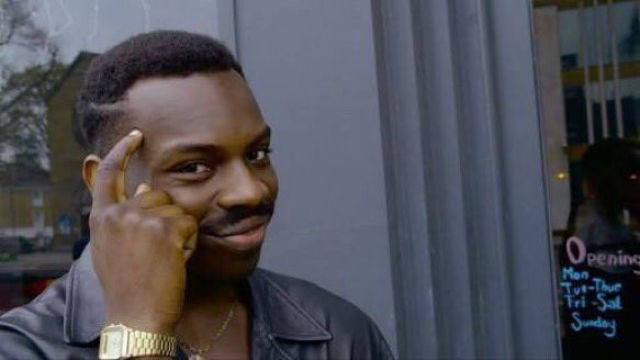
#> input picture Sheet06/person.jpg, 640 x 360 px, given in place of oldtown.jpg, which was not available
$ jupyter execute --allow-errors template.ipynb   (text cells are left out)
#> lines starting #> are read from the running program, lines starting #| are printed output that depends on the picture; pictures that were not available may be replaced by others from this repository, and a replacement may not be noted
[cell 1]
import cv2
import numpy as np
import matplotlib.pyplot as plt
import time

[cell 2]
def get_convolution(image, kernel):
    kernel = np.flipud(np.fliplr(kernel))  # Flip kernel for convolution vertically and horizentally
    output = np.zeros_like(image)  # Output array
    padded_image = np.pad(image, [(kernel.shape[0]//2,)]*2, mode='constant') #The padding allows the kernel to be applied without running out of bounds at the image edges
    #the size is half of kernel for each side.

    for i in range(image.shape[0]):
        for j in range(image.shape[1]):
            output[i, j] = np.sum(kernel * padded_image[i:i+kernel.shape[0], j:j+kernel.shape[1]]) #For each region of padded image, an element-wise multiplication with kernel is used --> they are summed in the end.
    return output

[cell 3]
def get_convolution_using_fourier_transform(image, kernel):
    # Matching kernel size with image size for FFT
    kernel_padded = np.pad(kernel, [(0, image.shape[0] - kernel.shape[0]), (0, image.shape[1] - kernel.shape[1])], 'constant')

    # Compute FFT of image and kernel
    fft_image = np.fft.fft2(image)
    fft_kernel = np.fft.fft2(kernel_padded, s=image.shape)

    # Perform element-wise multiplication in frequency domain and inverse FFT
    return np.abs(np.fft.ifft2(fft_image * fft_kernel))

[cell 4]
# Load image
image = cv2.imread("./data/oldtown.jpg", cv2.IMREAD_GRAYSCALE)
#> image: shape (360, 640); min 0, max 252, mean 78.9
#Sobel Filter
# using Gx_ij = i / (i*i + j*j)
#Gy_ij = j / (i*i + j*j)
kernelx = np.array([
    [-3/18, -2/13, -1/10, 0, 1/10, 2/13, 3/18],
    [-3/13, -2/8,  -1/5,  0, 1/5,  2/8,  3/13],
    [-3/10, -2/5,  -1/2,  0, 1/2,  2/5,  3/10],
    [-3/9,  -2/4,  -1/1,  0, 1/1,  2/4,  3/9 ],
    [-3/10, -2/5,  -1/2,  0, 1/2,  2/5,  3/10],
    [-3/13, -2/8,  -1/5,  0, 1/5,  2/8,  3/13],
    [-3/18, -2/13, -1/10, 0, 1/10, 2/13, 3/18]
])

kernely = kernelx.T
 #applying both horizentally and vertically
start_time = time.time()
conv_result_x = get_convolution(image, kernelx)
#> after the loop in get_convolution, `for i in range(image.shape[0]):`:
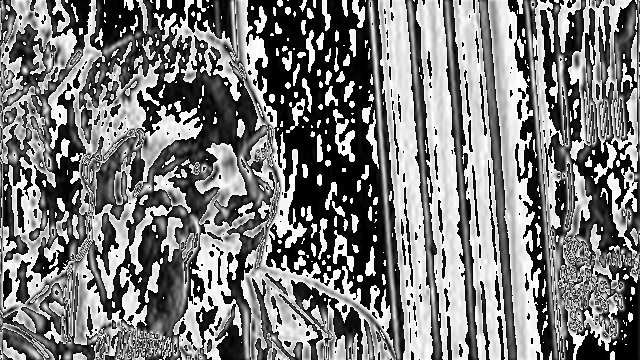
#> output: shape (360, 640); min 0, max 255, mean 122.9
conv_result_y = get_convolution(image, kernely)
#> after the loop in get_convolution (call 2), `for i in range(image.shape[0]):`:
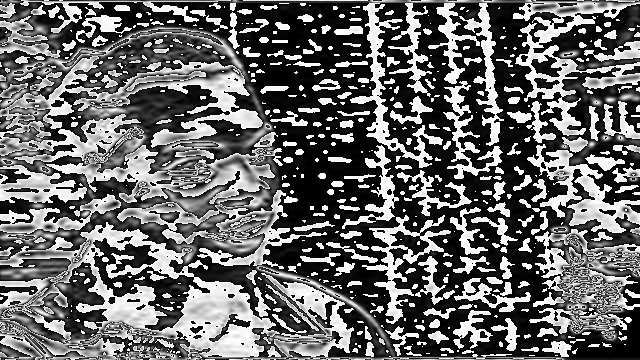
#> output: shape (360, 640); min 0, max 255, mean 103.9
conv_result = np.sqrt(conv_result_x**2 + conv_result_y**2)
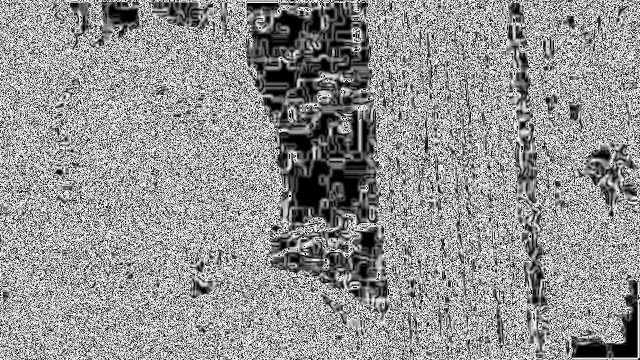
#> conv_result: shape (360, 640) float16; min 0, max 15.91, mean 9.25; drawn with min black and max white
conv_time = time.time() - start_time

start_time = time.time()
cv_result_x = cv2.filter2D(image, -1, kernelx)
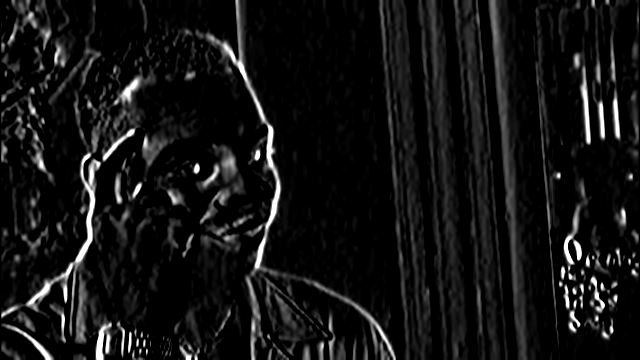
#> cv_result_x: shape (360, 640); min 0, max 255, mean 19.6
cv_result_y = cv2.filter2D(image, -1, kernely)
cv_result = np.sqrt(cv_result_x**2 + cv_result_y**2)
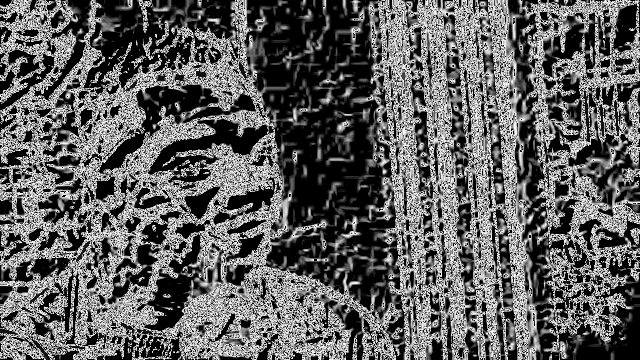
#> cv_result: shape (360, 640) float16; min 0, max 15.91, mean 5.95; drawn with min black and max white
cv_time = time.time() - start_time

start_time = time.time()
fft_result_x = get_convolution_using_fourier_transform(image, kernelx)
fft_result_y = get_convolution_using_fourier_transform(image, kernely)
fft_result = np.sqrt(fft_result_x**2 + fft_result_y**2)
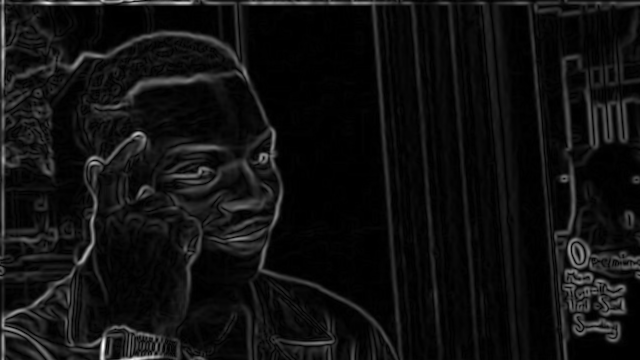
#> fft_result: shape (360, 640) float64; min 2.48e-15, max 1053.5, mean 69.6; drawn with min black and max white
fft_time = time.time() - start_time

mad_manual_cv2 = np.mean(np.abs(conv_result - cv_result))
#> mad_manual_cv2 = 5.01
mad_manual_fft = np.mean(np.abs(conv_result - fft_result))
#> mad_manual_fft = 61.58
mad_cv2_fft = np.mean(np.abs(cv_result - fft_result))
#> mad_cv2_fft = 64.24

plt.figure(figsize=(15, 5))
plt.subplot(1, 3, 1)
plt.imshow(conv_result, cmap='gray')
plt.title("Manual Convolution (Spatial)")

plt.subplot(1, 3, 2)
plt.imshow(cv_result, cmap='gray')
plt.title("cv2.filter2D (Spatial)")

plt.subplot(1, 3, 3)
plt.imshow(fft_result, cmap='gray')
plt.title("Fourier Transform (Frequency)")

plt.show()

# Display time and mean absolute difference results
print(f"Manual Convolution Time: {conv_time:.4f} seconds")
print(f"cv2.filter2D Time: {cv_time:.4f} seconds")
print(f"Fourier Transform Convolution Time: {fft_time:.4f} seconds")
print(f"Mean Absolute Difference (Manual vs cv2): {mad_manual_cv2:.4f}")
#| Mean Absolute Difference (Manual vs cv2): 5.0078
print(f"Mean Absolute Difference (Manual vs FFT): {mad_manual_fft:.4f}")
#| Mean Absolute Difference (Manual vs FFT): 61.5829
print(f"Mean Absolute Difference (cv2 vs FFT): {mad_cv2_fft:.4f}")
#| Mean Absolute Difference (cv2 vs FFT): 64.2425

[cell 5]
def normalized_cross_correlation(image, template):
    H, W = image.shape
    h, w = template.shape
    res_h, res_w = (H-h+1, W-w+1) # Output image size

    ncc_matrix = np.zeros((res_h, res_w))

    template_mean_diff = template - np.mean(template)
    template_squared_sum = np.sum(template_mean_diff**2)

    for height in range(res_h):
        for width in range(res_w):
            f = image[height:height+h, width:width+w]
            f_mean_diff = f - np.mean(f)
            ncc_matrix[height, width] = np.sum(template_mean_diff*f_mean_diff) / (np.sqrt(template_squared_sum*np.sum(f_mean_diff**2)))

    return ncc_matrix


def ssd(image, template):
    H, W = image.shape
    h, w = template.shape
    res_h, res_w = (H-h+1, W-w+1) # Output image size

    ssd_matrix = np.zeros((res_h, res_w))
    for height in range(res_h):
        for width in range(res_w):
            f = image[height:height+h, width:width+w]
            # Normalized on purpose, so that values are not too large for matching using instructed values (0.1)
            ssd_matrix[height, width] = np.sum((template-f)**2) / np.sqrt(np.sum(template**2)*np.sum(f**2))

    return ssd_matrix


def draw_rectangle_at_matches(image, template_h, template_w, matches):
    for row in range(matches.shape[0]):
        for col in range(matches.shape[1]):
            if matches[row, col]:
                cv2.rectangle(image, (col, row), (col + template_w, row + template_h), 1.0, 2)
    return image

[cell 6]
# Load images
image = cv2.imread("./data/einstein.jpeg", cv2.IMREAD_GRAYSCALE)
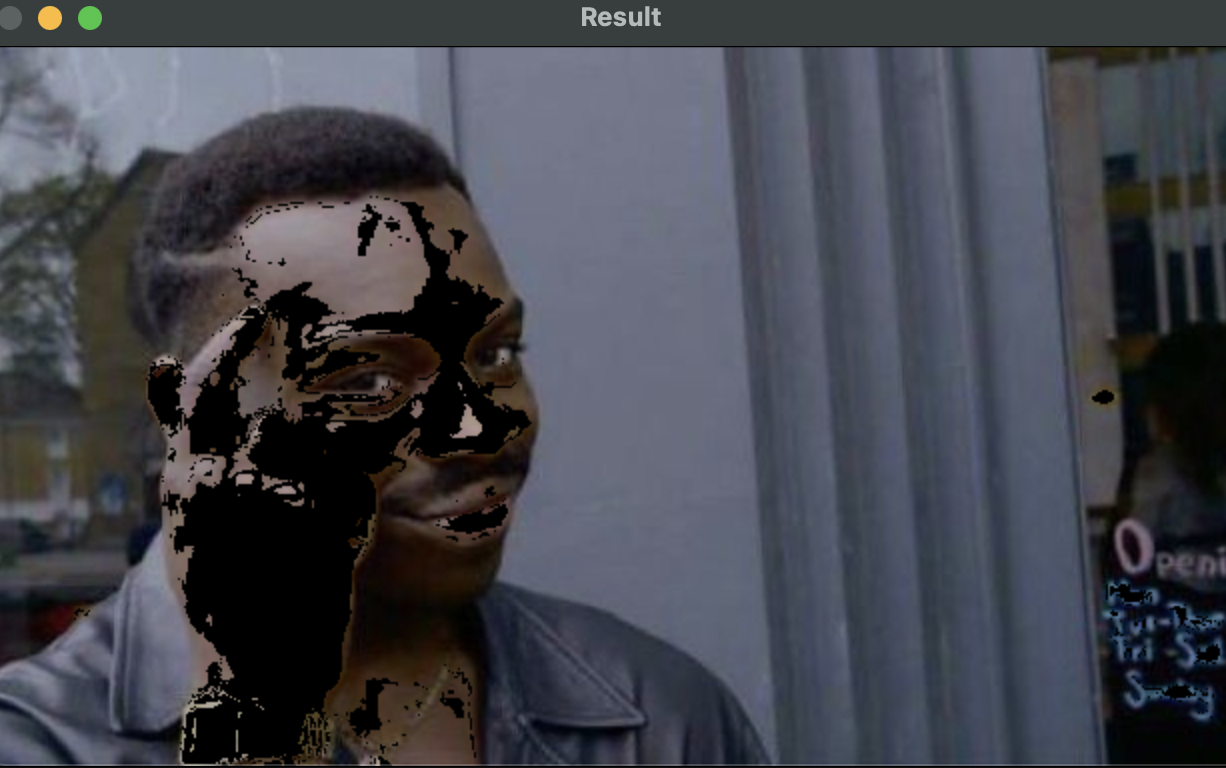
#> input picture Sheet06/train1.jpg, 1226 x 768 px, given in place of einstein.jpeg, which was not available
#> image: shape (768, 1226); min 0, max 194, mean 69.3
template = cv2.imread("./data/einstein_eye.jpeg", cv2.IMREAD_GRAYSCALE)

# convert to float and apply intensity transformation to image
image = image.astype(np.float32)
template = template.astype(np.float32)
image = cv2.normalize(
    image, None, alpha=0, beta=1, norm_type=cv2.NORM_MINMAX)
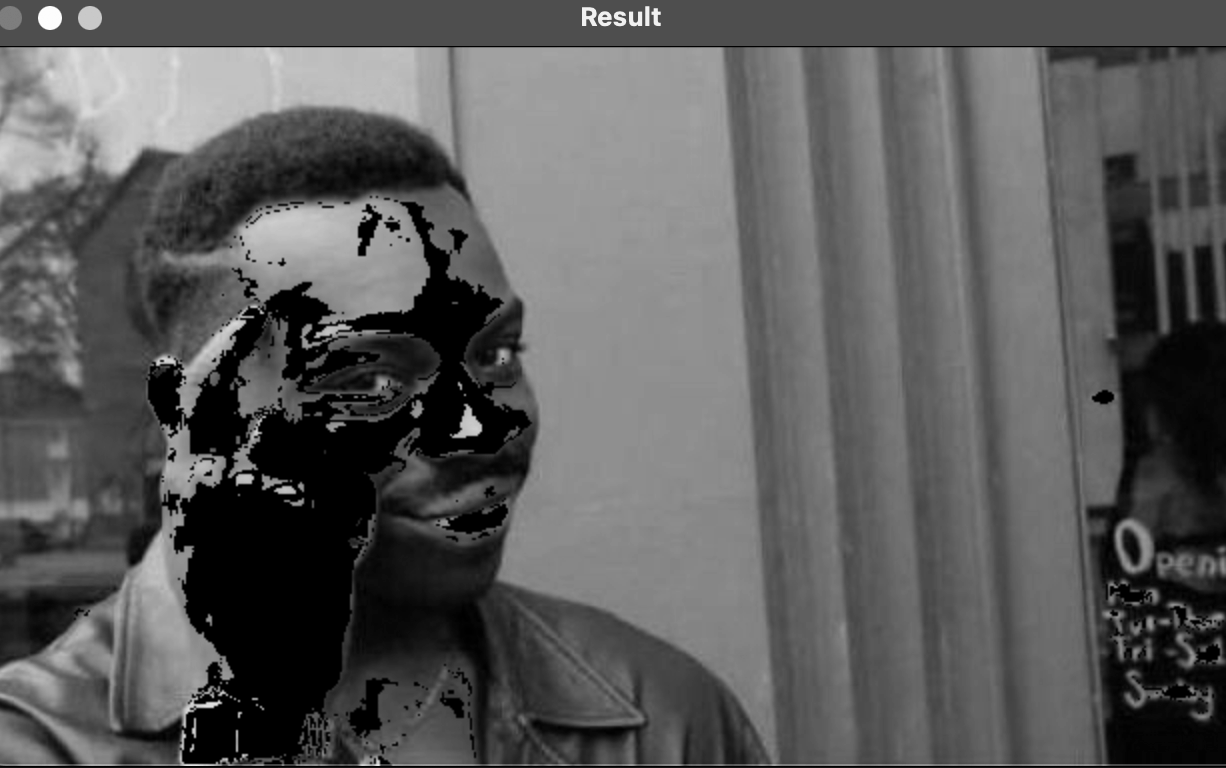
#> image: shape (768, 1226) float32; min 0, max 1, mean 0.357
template = cv2.normalize(
    template, None, alpha=0, beta=1, norm_type=cv2.NORM_MINMAX)


# NCC
image_ncc = image.copy()
result_ncc = normalized_cross_correlation(image_ncc, template)
#> in normalized_cross_correlation, `template_squared_sum = np.sum(template_mean_diff**2)`: template_squared_sum = 38316.1
#> after the loop in normalized_cross_correlation, `for height in range(res_h):`: ncc_matrix = [1]
#> result_ncc = [1]
matches_ncc = np.where(result_ncc >= 0.7, 1, 0)
#> matches_ncc = [1]
rectangled_ncc = draw_rectangle_at_matches(image_ncc, template.shape[0], template.shape[1], matches_ncc)
plt.title("NCC template matching")
plt.imshow(rectangled_ncc, cmap="gray")
plt.show()

# SSD
image_ssd = image.copy()
result_ssd = ssd(image_ssd, template)
#> result_ssd = [0]
matches_ssd = np.where(result_ssd <=0.1, 1, 0)
#> matches_ssd = [1]
rectangled_ssd = draw_rectangle_at_matches(image_ssd, template.shape[0], template.shape[1], matches_ssd)
plt.title("SSD template matching")
plt.imshow(rectangled_ssd, cmap="gray")
plt.show()

[cell 7]
# Without normalizing SSD minimum value in the matrix is still greater than threshold value 0.1 ~0.61
# With normalizing SSD minimum value in the matrix is 0.0014; by further decreasing threshold value it is possible
# to obtain the rectangle (and overlook the noises) that matches the template
result_ssd.min()
#> Out = 0

[cell 8]
subtracted_image = np.clip(image - 0.5, 0, None)
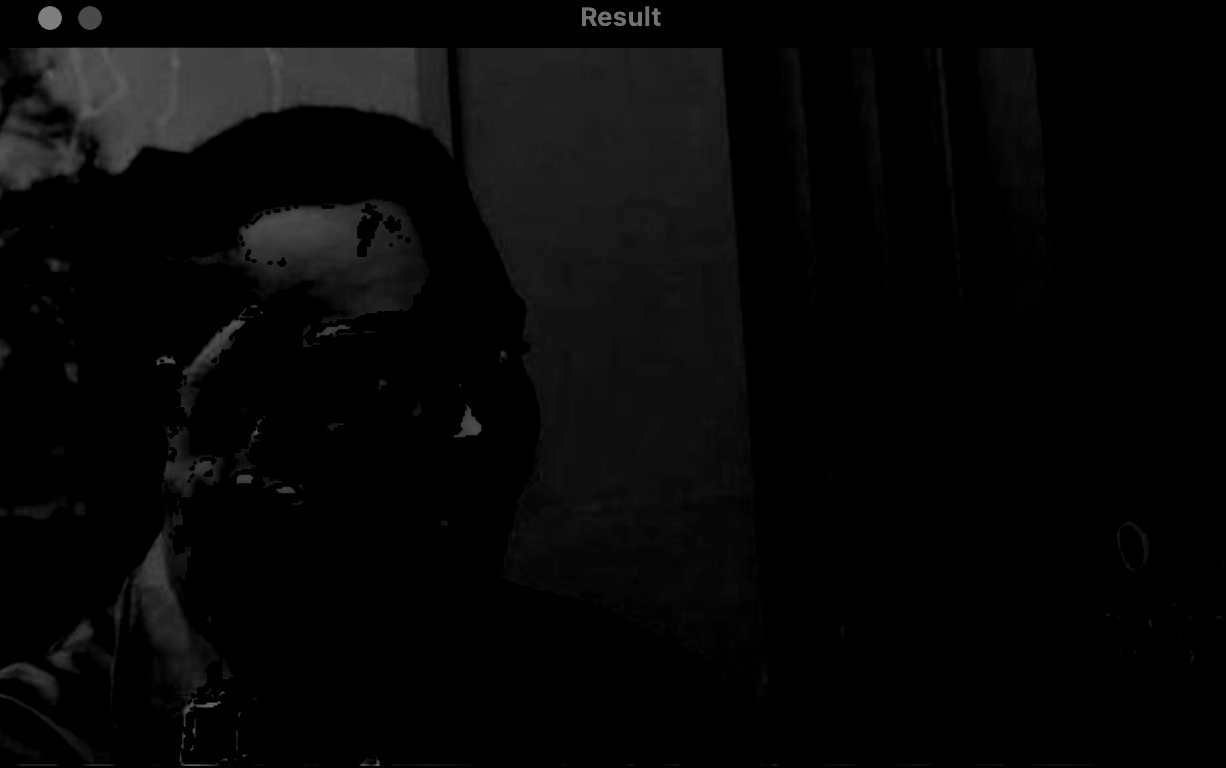
#> subtracted_image: shape (768, 1226) float32; min 0, max 0.5, mean 0.0272

# NCC
image_ncc = subtracted_image.copy()
result_ncc = normalized_cross_correlation(image_ncc, template)
#> result_ncc = [0.678]
matches_ncc = np.where(result_ncc >= 0.7, 1, 0)
#> matches_ncc = [0]
rectangled_ncc = draw_rectangle_at_matches(image_ncc, template.shape[0], template.shape[1], matches_ncc)
plt.title("NCC template matching after subtracting 0.5")
plt.imshow(rectangled_ncc, cmap="gray")
plt.show()


# SSD
image_ssd = subtracted_image.copy()
result_ssd = ssd(image_ssd, template)
#> result_ssd = [4.92]
matches_ssd = np.where(result_ssd <=0.1, 1, 0)
#> matches_ssd = [0]
rectangled_ssd = draw_rectangle_at_matches(image_ssd, template.shape[0], template.shape[1], matches_ssd)
plt.title("SSD template matching after subtracting 0.5")
plt.imshow(rectangled_ssd, cmap="gray")
plt.show()

[cell 9]
(image_ssd==image_ncc).all()
#> Out = True

[cell 10]
# [49 lines left out: functions build_gaussian_pyramid_opencv, build_gaussian_pyramid, normalized_cross_correlation, template_matching_multiple_scales, not called in this run]

[cell 11]
# Load images
image = cv2.imread("./data/traffic.jpg", cv2.IMREAD_GRAYSCALE)
template = cv2.imread("./data/traffic-template.png", cv2.IMREAD_GRAYSCALE)
#> (the rest of this cell did not finish here and is left out)

#> (a cell that did not finish here is left out)

#> (a cell that did not finish here is left out)

[cell 14]
scaling_factor = 2
#> (the rest of this cell did not finish here and is left out)

#> (a cell that did not finish here is left out)

[cell 16]
# Load images
messi = cv2.imread('data/messi.jpg')
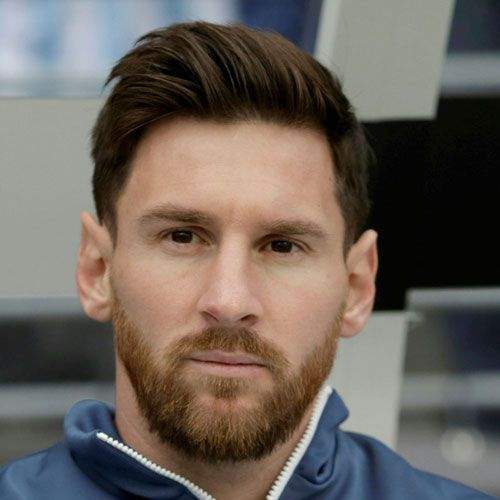
#> input picture Sheet02/data/messi.jpg, 500 x 500 px
#> messi is the input picture: shape (500, 500, 3); mean B, G, R 91.2, 98.4, 106.9
ronaldo = cv2.imread('data/ronaldo.jpeg')

#creating a specified number of levels in the pyramid, where each subsequent level is a lower-resolution version of the previous one with pyrdown

# [37 lines left out: functions build_gaussian_pyramid, build_laplacian_pyramid, combine_laplacian_pyramids, collapse_pyramid, not called in this run]
messi = cv2.resize(messi, (512, 512))
#> messi: shape (512, 512, 3)
#> (the rest of this cell did not finish here and is left out)
